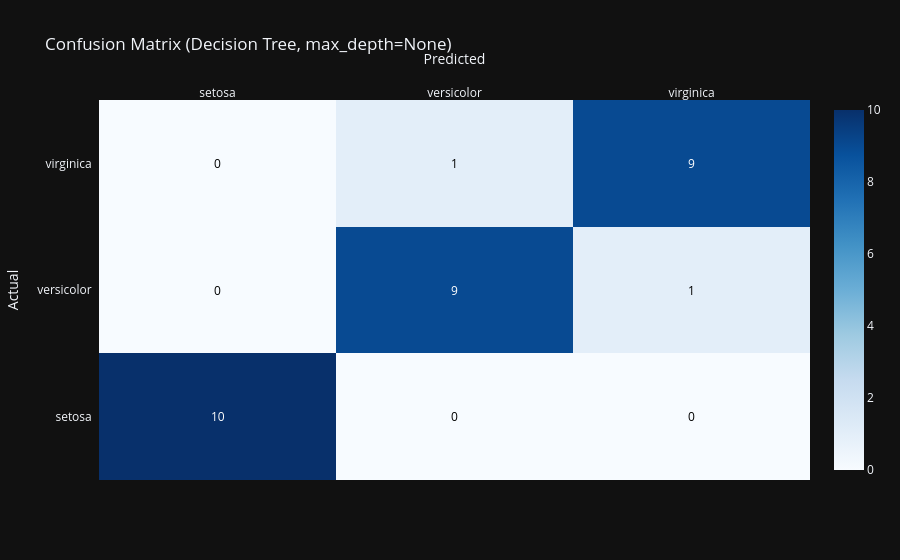

The notebook cell saved with this chart:
### Code cell
cm = confusion_matrix(y_test, y_pred)
fig = ff.create_annotated_heatmap(
    z=cm, x=list(target_names), y=list(target_names),
    colorscale="Blues", showscale=True
)
fig.update_layout(title="Confusion Matrix (Decision Tree, max_depth=None)",
                  xaxis=dict(title="Predicted"), yaxis=dict(title="Actual"),
                  template="plotly_dark")
fig.show()

### Figure 1 — Plotly figure (JSON) as saved in the notebook; plotly's stock layout.template omitted (floating-point values rounded to 4 significant figures)
{"data": [{"colorscale": [[0, "rgb(247,251,255)"], [0.125, "rgb(222,235,247)"], [0.25, "rgb(198,219,239)"], [0.375, "rgb(158,202,225)"], [0.5, "rgb(107,174,214)"], [0.625, "rgb(66,146,198)"], [0.75, "rgb(33,113,181)"], [0.875, "rgb(8,81,156)"], [1, "rgb(8,48,107)"]], "reversescale": false, "showscale": true, "type": "heatmap", "x": ["setosa", "versicolor", "virginica"], "y": ["setosa", "versicolor", "virginica"], "z": [[10, 0, 0], [0, 9, 1], [0, 1, 9]]}], "layout": {"annotations": [{"font": {"color": "#FFFFFF"}, "showarrow": false, "text": "10", "x": "setosa", "xref": "x", "y": "setosa", "yref": "y"}, {"font": {"color": "#000000"}, "showarrow": false, "text": "0", "x": "versicolor", "xref": "x", "y": "setosa", "yref": "y"}, {"font": {"color": "#000000"}, "showarrow": false, "text": "0", "x": "virginica", "xref": "x", "y": "setosa", "yref": "y"}, {"font": {"color": "#000000"}, "showarrow": false, "text": "0", "x": "setosa", "xref": "x", "y": "versicolor", "yref": "y"}, {"font": {"color": "#FFFFFF"}, "showarrow": false, "text": "9", "x": "versicolor", "xref": "x", "y": "versicolor", "yref": "y"}, {"font": {"color": "#000000"}, "showarrow": false, "text": "1", "x": "virginica", "xref": "x", "y": "versicolor", "yref": "y"}, {"font": {"color": "#000000"}, "showarrow": false, "text": "0", "x": "setosa", "xref": "x", "y": "virginica", "yref": "y"}, {"font": {"color": "#000000"}, "showarrow": false, "text": "1", "x": "versicolor", "xref": "x", "y": "virginica", "yref": "y"}, {"font": {"color": "#FFFFFF"}, "showarrow": false, "text": "9", "x": "virginica", "xref": "x", "y": "virginica", "yref": "y"}], "title": {"text": "Confusion Matrix (Decision Tree, max_depth=None)"}, "xaxis": {"dtick": 1, "gridcolor": "rgb(0, 0, 0)", "side": "top", "ticks": "", "title": {"text": "Predicted"}}, "yaxis": {"dtick": 1, "ticks": "", "ticksuffix": "  ", "title": {"text": "Actual"}}}}
